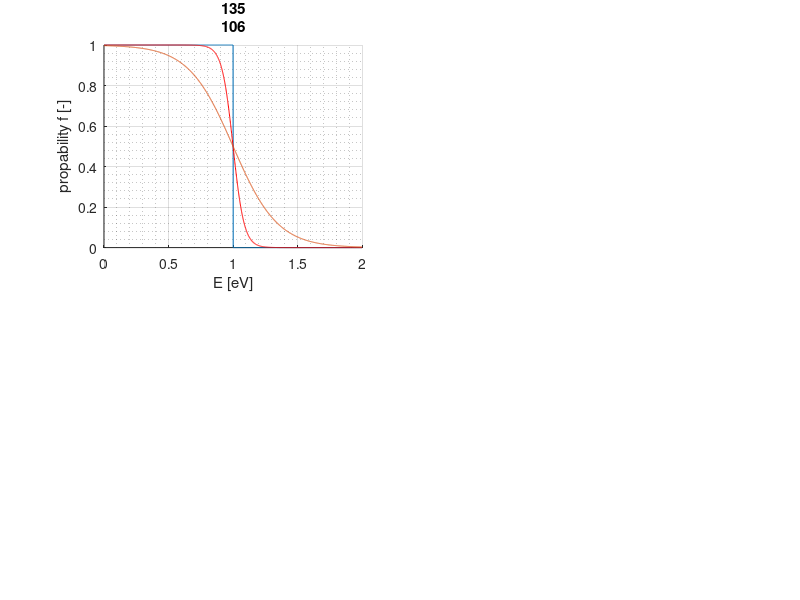

Source code (MATLAB): (Note: this script raises an error after producing the figure.)
clear all
close all
clc
%% parametry
e_konst = 1.6e-19;
k = 1.380649e-23; %J/K
% k = 8.617333262e-5; %eV/K
U = 1*e_konst;
E = (0:0.0011:2)*e_konst;
T = [0,500,2000];
lines = ["-r","-g", "-b"];
figure(1)

%% Fermi - Dirac
subplot(2,2,1)
hold on
for i = 1:length(T)
   f = 1./(exp( ( E-U)/( k*T(i) ) ) + 1)   ;
   plot(E/e_konst,f,lines(i))
   
end
grid on
grid minor
title( "Fermi-Dirrack: U = " + U + "J")
xlabel("E [eV]")
ylabel("propability f [-]")
legend("T = "+ string(T)+ "K" )

%% Bosse-Einstein
subplot(2,2,2)
hold on
E = (U/e_konst:0.001:1.2)*e_konst;
for i = 1:length(T)
   N = 1./(exp( ( E-U)/( k*T(i) ) ) - 1)   ;
   plot(E/e_konst,N, lines(i))
   
end
grid on
grid minor
title( "Bosse - Einstein: U = " + U + "J")
xlabel("E [eV]")
ylabel("<N>")
legend("T = "+ string(T)+ "K" )

%% Maxwell- Boltzman

subplot(2,2,3)
hold on
E = (1.6:0.0011:2)*e_konst;
for i = 1:length(T)
   N = exp((U-E)./(k*T(i)))   ;
   plot(E/e_konst,N, lines(i))
   
end
grid on
grid minor
title( "Maxwell-Boltzman: U = " + U + "J")
xlabel("E [eV]")
ylabel("<N>")
legend("T = "+ string(T)+ "K" )


%% Planckovo rozdělení
h = 6.62607015e-34;
h_plank = h/(2*pi);
lambda = (0.1:0.001:20) * 1e-6;
w = 2*pi*3e8./lambda;
subplot(2,2,4)
hold on
for i = 1:length(T)
   N = 1./( exp( (h_plank*w)/(k*T(i)) ) -1 ) ;
%    N = h_plank/(pi^2*(3e8)^2).*w.^3./(exp( (h_plank.*w)./(k*T(i)) ) -1);
%    N = h_plank/(pi^2*(3e8)^2).*w.^3.*N;
   plot(lambda.*1e6,N, lines(i))
   
end
grid on
grid minor
title( "Planckovo rozdělení")
xlabel("\lambda [um]")
ylabel("<NF>")
legend("T = "+ string(T)+ "K" )

%% Gausovo rozdělení
h = 6.62607015e-34;
h_plank = h/(2*pi);
lambda = (0.1:0.001:20) * 1e-6;
w = 2*pi*3e8./lambda;
subplot(2,2,4)
hold on
for i = 1:length(T)
   N = 1./( exp( (h_plank*w)/(k*T(i)) ) -1 ) ;
%    N = h_plank/(pi^2*(3e8)^2).*w.^3./(exp( (h_plank.*w)./(k*T(i)) ) -1);
%    N = h_plank/(pi^2*(3e8)^2).*w.^3.*N;
   plot(lambda.*1e6,N, lines(i))
   
end
grid on
grid minor
title( "Gausovo rozdělení")
xlabel("\lambda [um]")
ylabel("<NF>")
legend("T = "+ string(T)+ "K" )